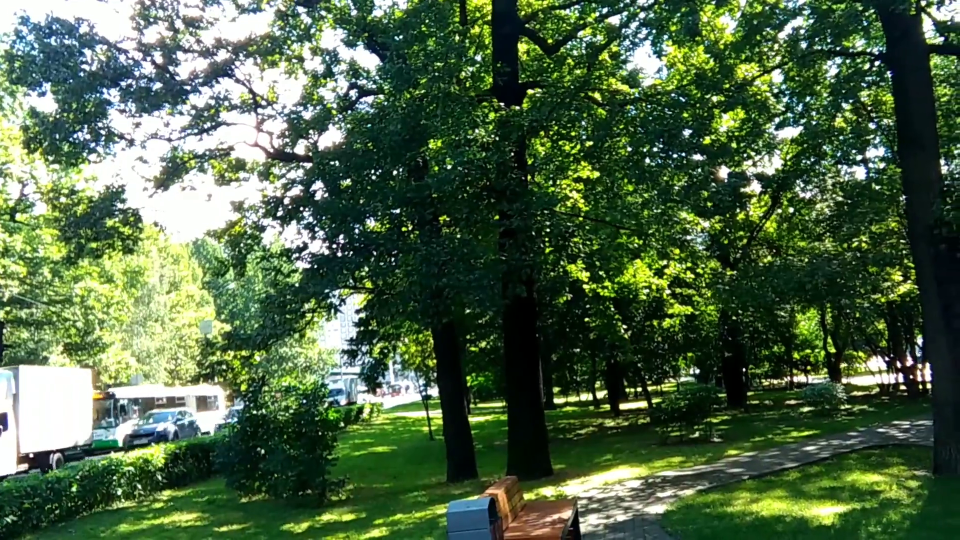
#> input picture frame 17 of exp6 input.mp4, 1920 x 1080 px, given in place of input.mp4, which was not available (shown at 1/2 size)
$ python exp13.py
#> lines starting #> are read from the running program, lines starting #| are printed output that depends on the picture
import cv2
import numpy as np

# Open the input video
video = cv2.VideoCapture("input.mp4")

# Check if video is opened
if not video.isOpened():
    print("Error: Cannot open video.")
    exit()

# Get video properties
width = int(video.get(cv2.CAP_PROP_FRAME_WIDTH))
height = int(video.get(cv2.CAP_PROP_FRAME_HEIGHT))
fps = video.get(cv2.CAP_PROP_FPS)

# Create output video
fourcc = cv2.VideoWriter_fourcc(*'mp4v')
output = cv2.VideoWriter("perspective_output.mp4", fourcc, fps, (width, height))

# Source points
pts1 = np.float32([
    [50, 50],
    [width - 50, 50],
    [50, height - 50],
    [width - 50, height - 50]
])

# Destination points
pts2 = np.float32([
    [0, 0],
    [width, 50],
    [50, height],
    [width, height]
])

# Perspective transformation matrix
matrix = cv2.getPerspectiveTransform(pts1, pts2)

while True:
    ret, frame = video.read()
#> frame is the input picture: shape (1080, 1920, 3); mean B, G, R 69.7, 100.9, 77.8

    if not ret:
        break

    # Apply perspective transformation
    transformed = cv2.warpPerspective(frame, matrix, (width, height))
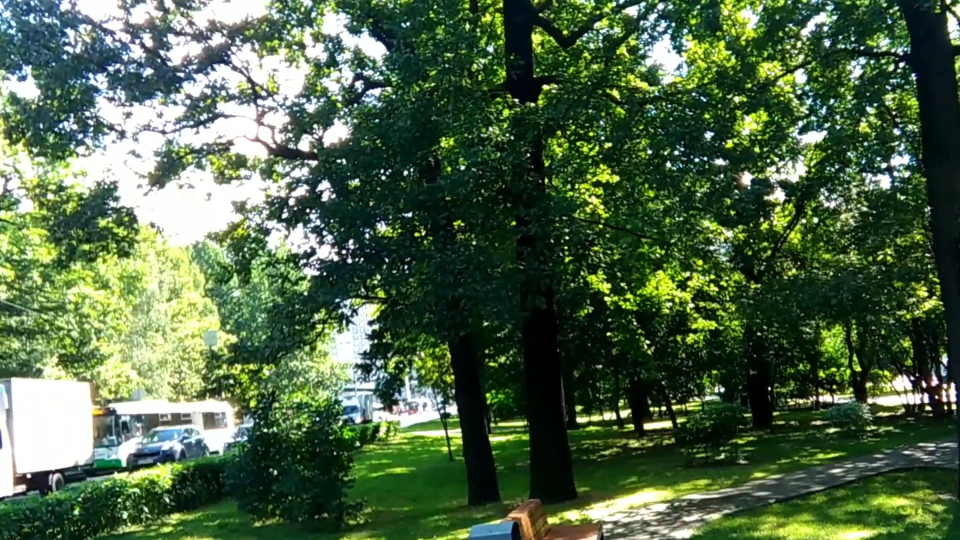
#> transformed: shape (1080, 1920, 3) (shown at 1/2 size); mean B, G, R 70.5, 101.5, 78.7

    # Save frame
    output.write(transformed)

    # Display videos
    cv2.imshow("Original Video", frame)
    cv2.imshow("Perspective Video", transformed)

    # Press q to quit
    if cv2.waitKey(25) & 0xFF == ord('q'):
#> (key q is pressed here)
        break

# Release resources
video.release()
output.release()
cv2.destroyAllWindows()

print("Perspective Transformation on Video completed successfully!")
print("Output video saved as perspective_output.mp4")

$ run again, starting later in the video
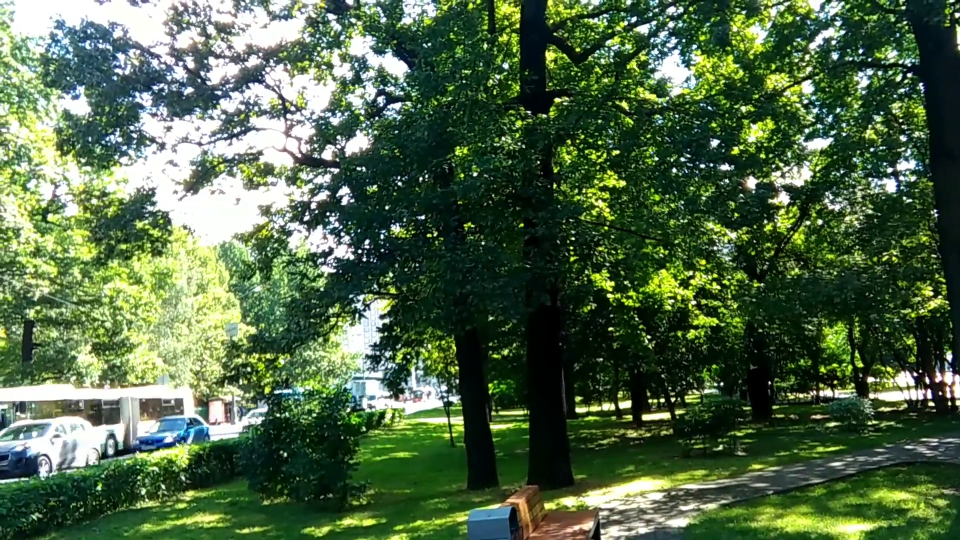
#> input picture frame 76 of exp6 input.mp4, 1920 x 1080 px, given in place of input.mp4, which was not available (shown at 1/2 size)
#> frame is the input picture: shape (1080, 1920, 3); mean B, G, R 71, 103.4, 80.1
#> `transformed = cv2.warpPerspective(frame, matrix, (width, height))`:
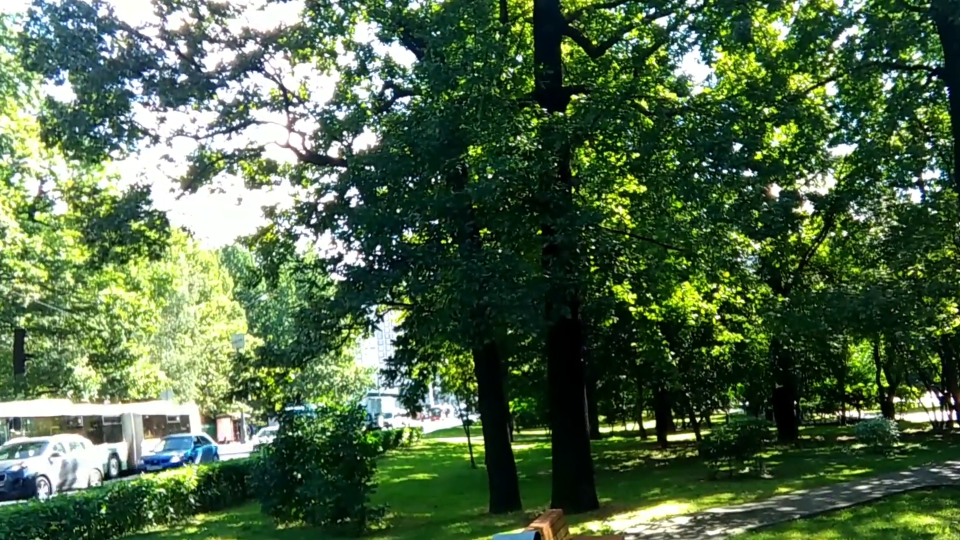
#> transformed: shape (1080, 1920, 3) (shown at 1/2 size); mean B, G, R 71.5, 103.3, 80

$ run again, starting later in the video
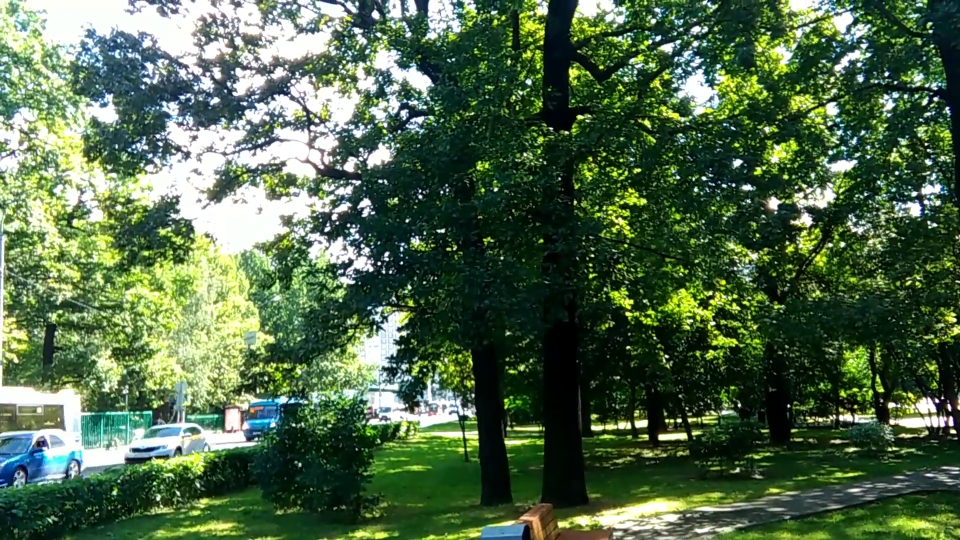
#> input picture frame 136 of exp6 input.mp4, 1920 x 1080 px, given in place of input.mp4, which was not available (shown at 1/2 size)
#> frame is the input picture: shape (1080, 1920, 3); mean B, G, R 73.7, 104.4, 80.2
#> `transformed = cv2.warpPerspective(frame, matrix, (width, height))`:
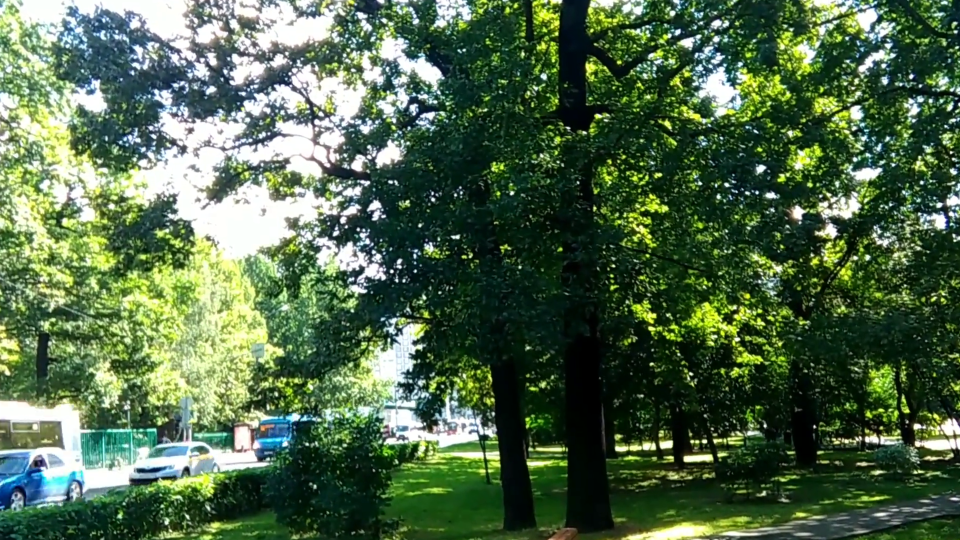
#> transformed: shape (1080, 1920, 3) (shown at 1/2 size); mean B, G, R 73.7, 104.3, 79.8
